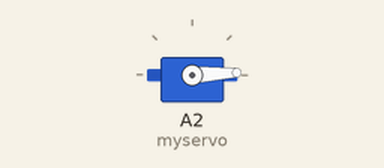
This sketch was run on a simulated Arduino Uno, built with avr-gcc and run on an emulated ATmega328P. Shown: servo.

Above: at 0.05 s.
At 1.3 s:
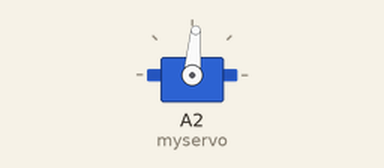
At 2.6 s:
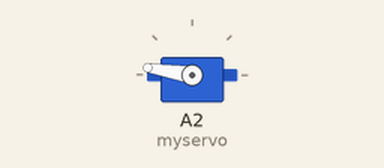
At 5.2 s:
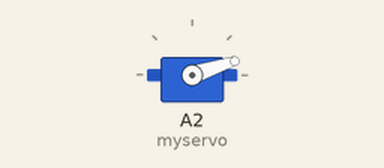
Timing chart, 0 to 7.1 s (numbered marks = the images above):
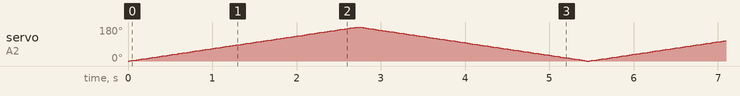

The sketch:

Servo.ino
```cpp
#include <Servo.h>

Servo myservo;  // create servo object to control a servo
// twelve servo objects can be created on most boards

int pos = 0;    // variable to store the servo position

void setup() {
  myservo.attach(A2);  // attaches the servo on pin 9 to the servo object
}

void loop() {
  for (pos = 0; pos <= 180; pos += 1) { // goes from 0 degrees to 180 degrees
    // in steps of 1 degree
    myservo.write(pos);              // tell servo to go to position in variable 'pos'
    delay(15);                       // waits 15ms for the servo to reach the position
  }
  for (pos = 180; pos >= 0; pos -= 1) { // goes from 180 degrees to 0 degrees
    myservo.write(pos);              // tell servo to go to position in variable 'pos'
    delay(15);                       // waits 15ms for the servo to reach the position
  }

}
```
